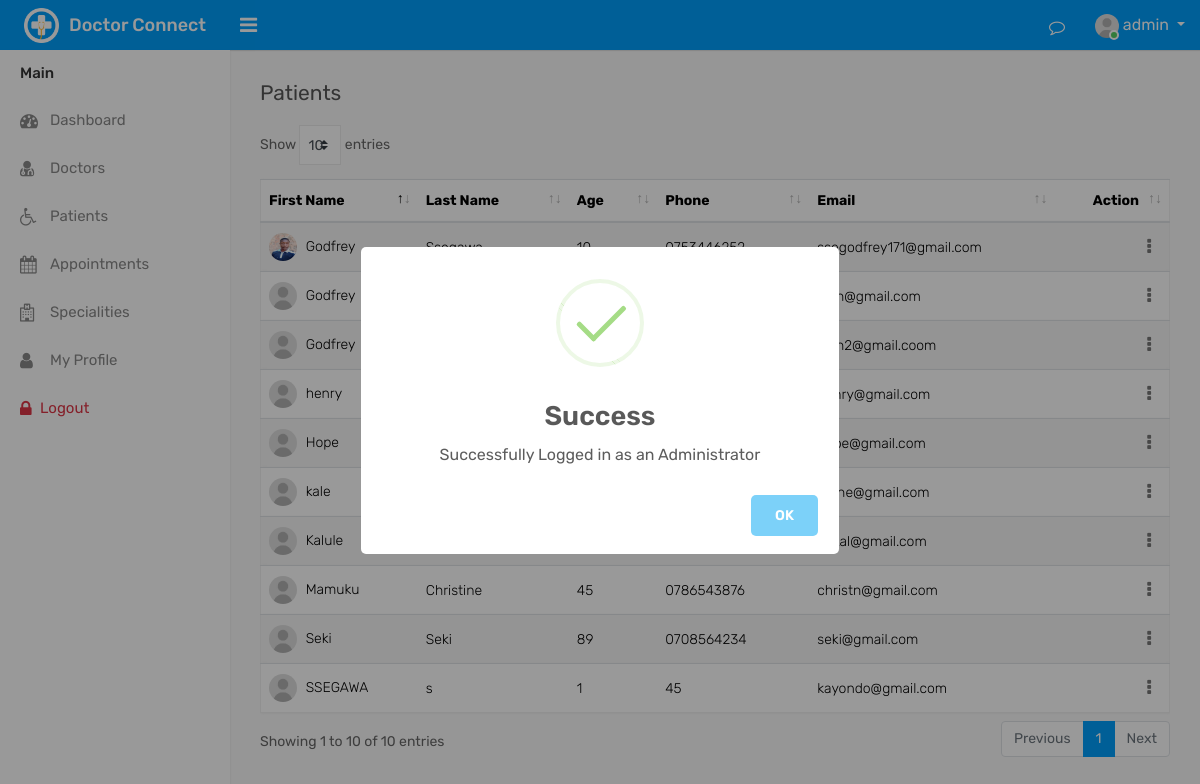
The app's page /?view=patients (signed in) with its own data.
### tables this page shows
CREATE TABLE `patients` (
  `patient_id` int(11) NOT NULL,
  `patient_first_name` varchar(255) NOT NULL,
  `patient_last_name` varchar(255) NOT NULL,
  `patient_email` varchar(255) NOT NULL,
  `patient_contact` varchar(255) NOT NULL,
  `patient_age` int(3) NOT NULL,
  `patient_gender` varchar(11) NOT NULL DEFAULT 'm',
  `patient_profile_image` varchar(255) NOT NULL DEFAULT 'user.jpg',
  `patient_password` varchar(255) NOT NULL,
  `patient_create_date` timestamp NOT NULL DEFAULT current_timestamp()
);

### backend/db/db.php (called while the page is built)
<?php
class DB{
   public static   $db = null;
   public static function getConnection(){
      try{
      $host = "localhost";
      $dbname  = "hospital";
      DB::$db = new PDO("mysql:host=$host;dbname=$dbname","admin","admin");
      DB::$db->setAttribute(PDO::ATTR_ERRMODE,PDO::ERRMODE_EXCEPTION);
      }catch(Exception $e){
         print_r($e->getMessage());
      }
      return DB::$db;
   }
}

### backend/controllers/patients_controller.php (called while the page is built, shortened)
<?php
function getPatients(){
     return DB::getConnection()->query("SELECT * FROM patients")->fetchAll();
}

### routes/routes.php (called while the page is built, shortened)
<?php
$view = "";
require("backend/db/db.php");
require("backend/controllers/patients_controller.php");
if(isset($_GET["view"])){
  $view = $_GET["view"];
}
if($view=="patients"){
  $patients = getPatients();
}

### views/patients.php (the view, shortened to what this page needs)
        <div class="page-wrapper">
            <div class="content">
                <div class="row">
                    <div class="col-sm-4 col-3">
                        <h4 class="page-title">Patients</h4>
                    </div>
                </div>
				<div class="row">
					<div class="col-md-12">
						<div class="table-responsive">
							<table class="table table-border table-striped custom-table datatable mb-0">
								<thead>
									<tr>
										<th>First Name</th>
										<th>Last Name</th>
										<th>Age</th>
										<th>Phone</th>
										<th>Email</th>
										<th class="text-right">Action</th>
									</tr>
								</thead>
								<tbody>
									<?php foreach($patients as $patient): ?>
									<tr>
										<td>
											<img width="28" height="28" src="assets/img/<?php echo($patient["patient_profile_image"]) ?>" class="rounded-circle m-r-5" alt=""> <?php echo($patient["patient_first_name"]) ?>
                       </td>
										<td><?php echo($patient["patient_last_name"]) ?></td>
										<td><?php echo($patient["patient_age"]) ?></td>
										<td><?php echo($patient["patient_contact"]) ?></td>
										<td><?php echo($patient["patient_email"]) ?></td>
										<?php if($_SESSION["role"]=="admin"):?>
										<td class="text-right">
											<div class="dropdown dropdown-action">
												<a href="#" class="action-icon dropdown-toggle" data-toggle="dropdown" aria-expanded="false"><i class="fa fa-ellipsis-v"></i></a>
											</div>
										</td>
										<?php endif ?>
									</tr>
									<?php endforeach ?>
							</tbody>
							</table>
						</div>
					</div>
                </div>
            </div>
        </div>
    </div>
</body>
</html>

### records on screen
patients: patient_profile_image (placeholder picture), patient_first_name "Seki", patient_last_name "Seki", patient_age "89", patient_contact "0708564234", patient_email "seki@gmail.com"
patients: patient_profile_image (picture), patient_first_name "Godfrey", patient_email "ssegodfrey171@gmail.com"
patients: patient_profile_image (placeholder picture), patient_first_name "Hope", patient_email "hope@gmail.com"
patients: patient_profile_image (placeholder picture), patient_first_name "SSEGAWA", patient_last_name "s", patient_age "1", patient_contact "45", patient_email "kayondo@gmail.com"
patients: patient_profile_image (placeholder picture), patient_first_name "Godfrey", patient_email "leon@gmail.com"
patients: patient_profile_image (placeholder picture), patient_first_name "Godfrey", patient_email "leon2@gmail.coom"
patients: patient_profile_image (placeholder picture), patient_first_name "henry", patient_email "henry@gmail.com"
patients: patient_profile_image (placeholder picture), patient_first_name "Kalule", patient_email "rajkal@gmail.com"
patients: patient_profile_image (placeholder picture), patient_first_name "Mamuku", patient_last_name "Christine", patient_age "45", patient_contact "0786543876", patient_email "christn@gmail.com"
patients: patient_profile_image (placeholder picture), patient_first_name "kale", patient_email "mane@gmail.com"

### other values on screen
$_SESSION["role"] "admin"
